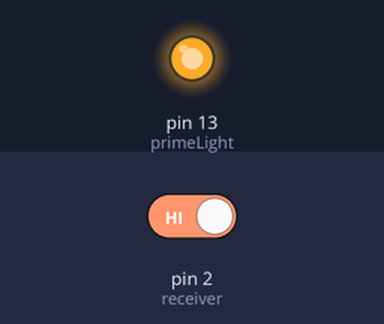
Recording of a sketch running on a simulated Arduino Uno, built with avr-gcc and run on an emulated ATmega328P. Shown: output pins drawn as LEDs (lit = HIGH). Inputs (shaded band) come from the test bench; at power-on: pin 2 (receiver) HIGH. Random numbers use the default seed unless the sketch sets one; pins used as bus, display or sensor lines are not drawn.

Above: at 13.8 s.
13.9 s: pin 2 (receiver) driven LOW
At 20.6 s:
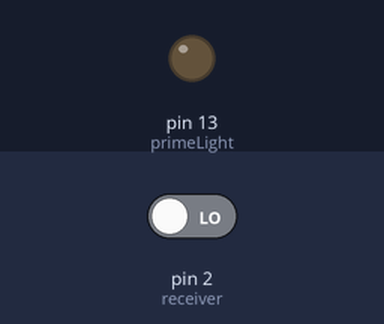
21.5 s: pin 2 (receiver) driven HIGH
At 22.9 s:
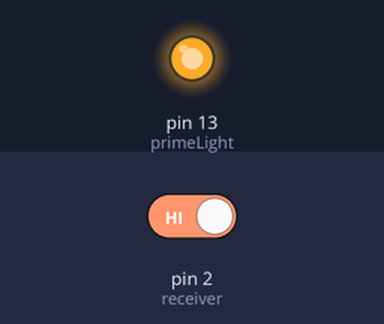
Timing chart, 0 to 24.5 s (numbered marks = the images above; inputs shaded):
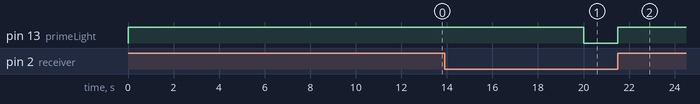

The sketch:

gate_drop_code.ino
```cpp
int receiver = 2;
int primeLight = LED_BUILTIN;
int gatePin = 1;
int randomTime;
int RANDOM_WAIT = 4;
int RANDOM_FIXED = 4;
void setup() {
  // initialize serial communication at 9600 bits per second:
  Serial.begin(9600);
  // make the pushbutton's pin an input:
  pinMode(receiver, INPUT);
  pinMode(primeLight, OUTPUT);
  pinMode(gatePin, OUTPUT);
  randomSeed(analogRead(0));
}
void loop() {
  while (digitalRead(receiver) == 0) {
    // do nothing
  }
  dropGate();
}

void dropGate() {
  digitalWrite(primeLight, HIGH);
  randomTime = (RANDOM_FIXED + random(RANDOM_WAIT)) * 1000;
  delay(randomTime);
  digitalWrite(gatePin, HIGH);
  delay(1000);
  digitalWrite(gatePin, LOW);
  digitalWrite(primeLight, LOW);
}
```

Measured:
- after the input at 13.9 s, pin 13 (primeLight): HIGH → LOW after 6.1 s
- after the input at 21.5 s, pin 13 (primeLight): LOW → HIGH at once
